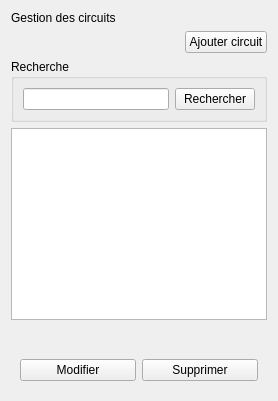
      <widget class="QWidget" name="page_22">
       <layout class="QGridLayout" name="gridLayout_20">
        <item row="0" column="0" colspan="2">
         <widget class="QLabel" name="label_251">
          <property name="styleSheet">
           <string notr="true">font: 22pt &quot;Nunito Sans&quot;;</string>
          </property>
          <property name="text">
           <string>Gestion des circuits</string>
          </property>
         </widget>
        </item>
        <item row="1" column="0">
         <layout class="QHBoxLayout" name="horizontalLayout_140">
          <item>
           <spacer name="horizontalSpacer_50">
            <property name="orientation">
             <enum>Qt::Horizontal</enum>
            </property>
            <property name="sizeHint" stdset="0">
             <size>
              <width>40</width>
              <height>20</height>
             </size>
            </property>
           </spacer>
          </item>
         </layout>
        </item>
        <item row="1" column="1">
         <widget class="QPushButton" name="pushButton_Ajouter_Circuit">
          <property name="text">
           <string>Ajouter circuit</string>
          </property>
         </widget>
        </item>
        <item row="2" column="0" colspan="2">
         <widget class="QGroupBox" name="groupBox_106">
          <property name="title">
           <string>Recherche</string>
          </property>
          <layout class="QHBoxLayout" name="horizontalLayout_142">
           <item>
            <widget class="QLineEdit" name="lineEdit_rech_circuit"/>
           </item>
           <item>
            <widget class="QPushButton" name="pushButton_rech_circuit">
             <property name="text">
              <string>Rechercher</string>
             </property>
            </widget>
           </item>
          </layout>
         </widget>
        </item>
        <item row="3" column="0" colspan="2">
         <widget class="QTableView" name="tableView_circuit"/>
        </item>
        <item row="4" column="0" colspan="2">
         <widget class="QWidget" name="horizontalLayout_143" native="true">
          <layout class="QHBoxLayout" name="horizontalLayout_144"/>
         </widget>
        </item>
        <item row="5" column="0" colspan="2">
         <widget class="QWidget" name="groupBox_120" native="true">
          <layout class="QHBoxLayout" name="horizontalLayout_141">
           <item>
            <widget class="QPushButton" name="pushButton_Modifier_Circuit">
             <property name="text">
              <string>Modifier</string>
             </property>
            </widget>
           </item>
           <item>
            <widget class="QPushButton" name="pushButton_Supprimer_Circuit">
             <property name="text">
              <string>Supprimer</string>
             </property>
            </widget>
           </item>
          </layout>
         </widget>
        </item>
       </layout>
      </widget>
